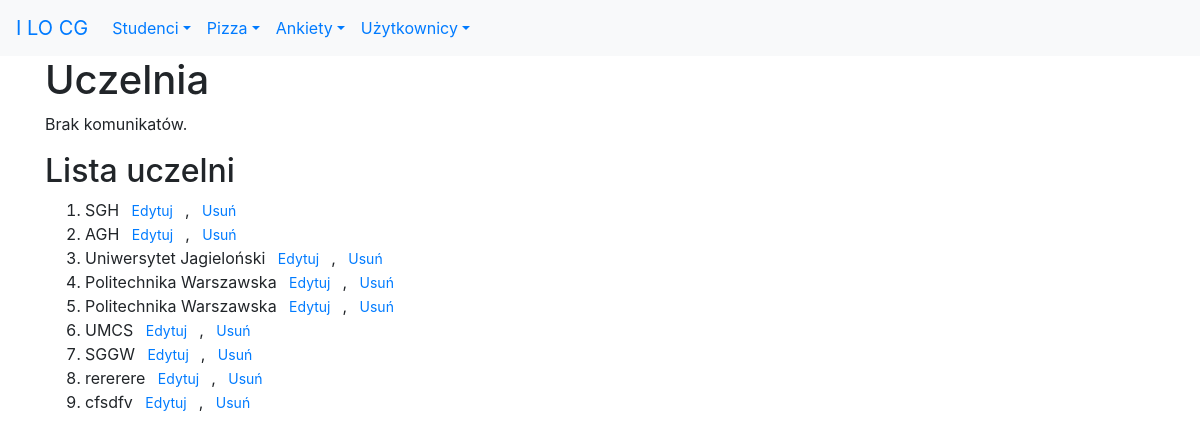
The page /studenci/uczelnia/lista on the database as committed earlier.
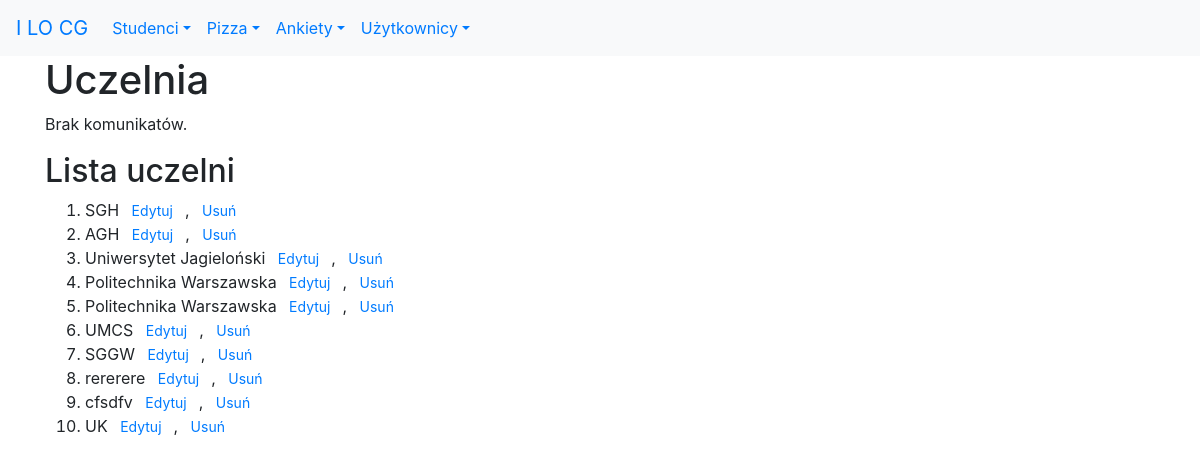
The same page on the database as committed later.
### studenci/models.py (models this page shows, shortened)
class Uczelnia(models.Model):
    nazwa = models.CharField(
        verbose_name='uczelnia',
        max_length=30,
        help_text='Nazwa uczelni')
    class Meta:
        verbose_name_plural = "uczelnie"

### studenci/views.py (the view)
# urls.py: path('uczelnia/lista', views.ListaUczelni.as_view(), name='uczelnie_lista'),
class ListaUczelni(ListView):
    model = Uczelnia
    context_object_name = 'uczelnia'
    template_name = 'studenci/lista_uczelni.html'

### studenci/templates/studenci/lista_uczelni.html
{% extends 'szablon.html' %}
{% block naglowek %}Uczelnia{% endblock naglowek %}
{% block tresc %}
<h2>Lista uczelni</h2>
<ol>
    {% for uczelnia in uczelnia %}
        <li>{{ uczelnia.nazwa }}
            <a href="{% url 'studenci:uczelnia_edytuj' miasto.id %}" class="btn-sm"> Edytuj </a>,
            <a href="{% url 'studenci:uczelnia_usun' miasto.id %}" class="btn-sm"> Usuń </a>
        </li>
    {% endfor %}
</ol>
{% endblock tresc %}

Rows that differ between the two databases and show on the page:
added Uczelnia: nazwa "UK"
